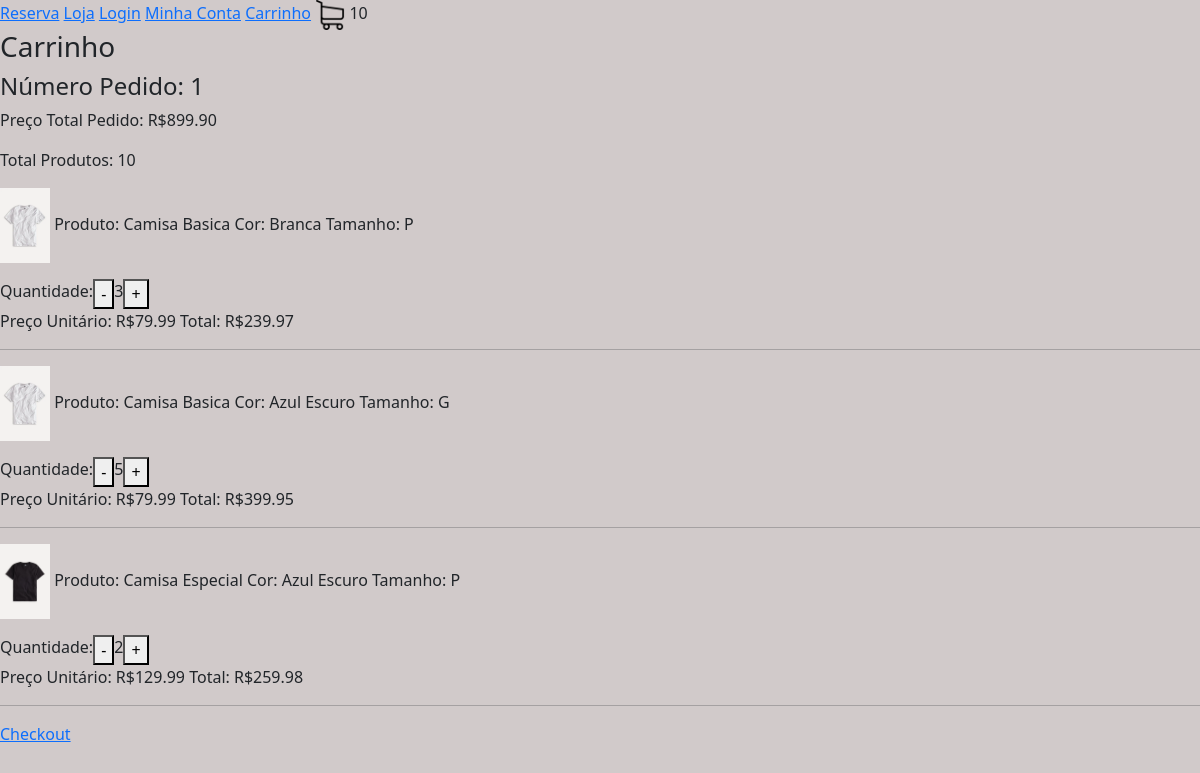
Page /carrinho/ (signed in) on the earlier database version.
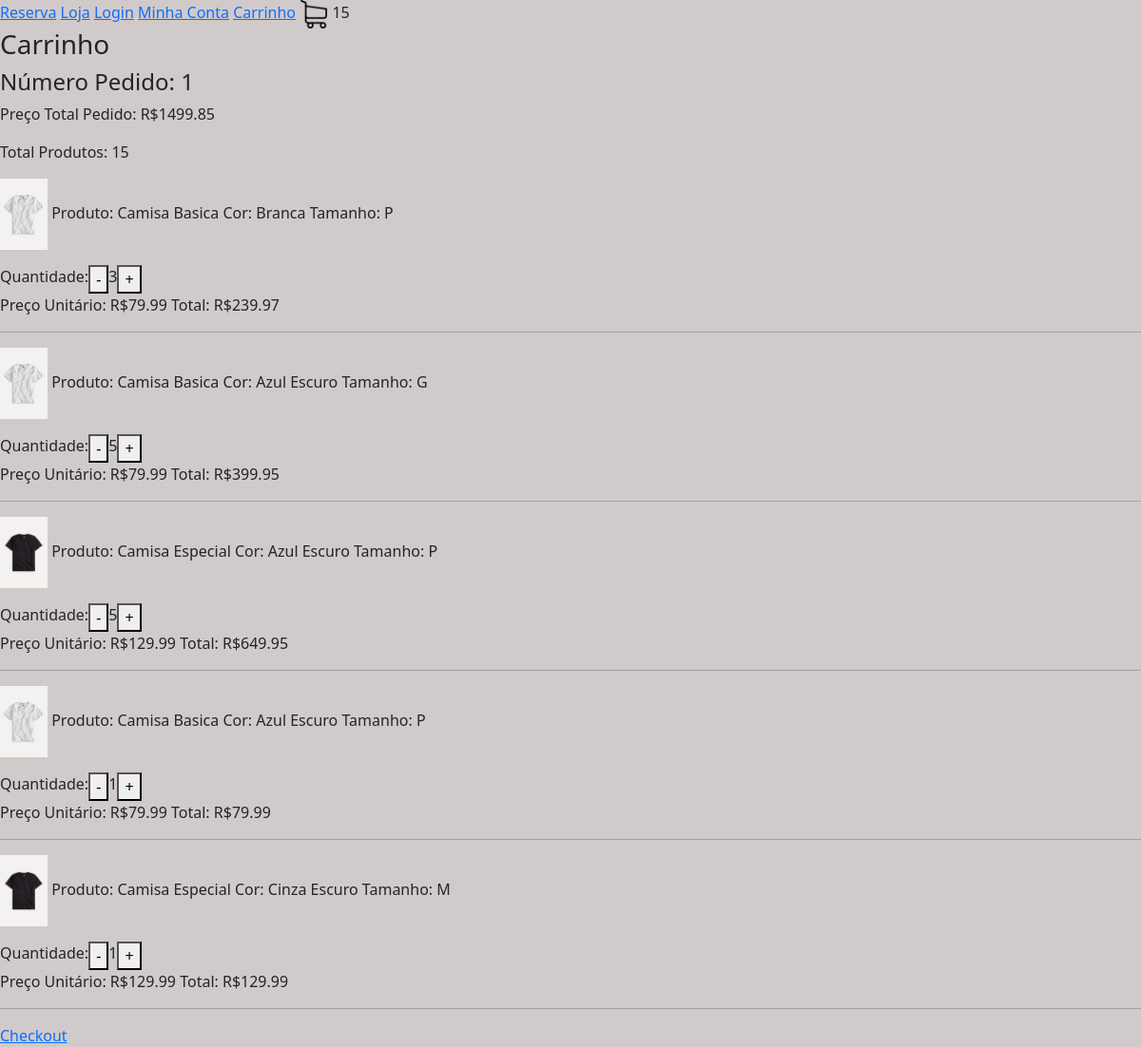
Same page on the later database version.
### loja/models.py (models this page shows, shortened)
class Pedido(models.Model):
     cliente =  models.ForeignKey(Cliente, null=True, blank=True, on_delete=models.SET_NULL)
     finalizado =  models.BooleanField(default=False)
     codigo_transacao =  models.CharField(max_length=200, null=True, blank=True)
     endereco = models.ForeignKey(Endereco, null=True, blank=True, on_delete=models.SET_NULL)
     data_finalizacao = models.DateField(null=True, blank=True)
     @property
     def quantidade_total(self):
         itens_pedido = ItensPedido.objects.filter(pedido__id=self.id)
         quantidade = sum([item.quantidade for item in itens_pedido])
         return quantidade
     @property
     def preco_total(self):
         itens_pedido = ItensPedido.objects.filter(pedido__id=self.id)
         preco = sum([item.preco_total for item in itens_pedido])
         return preco

class ItensPedido(models.Model):
    item_estoque = models.ForeignKey(ItemEstoque, null=True, blank=True, on_delete=models.SET_NULL)
    quantidade = models.IntegerField(default=0)
    pedido = models.ForeignKey(Pedido, null=True, blank=True, on_delete=models.SET_NULL)
    @property #serve para acessar uma funcao da class sem ()
    def preco_total(self):
        return self.quantidade * self.item_estoque.produto.preco

class ItemEstoque(models.Model):
    produto = models.ForeignKey(Produto, null=True, blank=True, on_delete=models.SET_NULL)
    cor =  models.ForeignKey(Cor, null=True, blank=True, on_delete=models.SET_NULL)
    tamanho =  models.CharField(max_length=200, null=True, blank=True)
    quantidade = models.IntegerField(default=0)

class Produto(models.Model):
    imagem = models.ImageField(null=True, blank=True)
    nome = models.CharField(max_length=200, null=True, blank=True)
    preco = models.DecimalField(max_digits=10, decimal_places=2)
    ativo = models.BooleanField(default=True)
    categoria = models.ForeignKey(Categoria, null=True, blank=True, on_delete=models.SET_NULL)
    tipo = models.ForeignKey(Tipo, null=True, blank=True, on_delete=models.SET_NULL)

class Cor(models.Model):
    nome = models.CharField(max_length=200, null=True, blank=True)
    codigo = models.CharField(max_length=200, null=True, blank=True)

### loja/views.py (the view)
# urls.py: path('carrinho/', carrinho, name="carrinho") ,
def carrinho(request):
  if request.user.is_authenticated:
    cliente = request.user.cliente
  pedido, criado = Pedido.objects.get_or_create(cliente=cliente, finalizado=False)
  itens_pedido = ItensPedido.objects.filter(pedido=pedido)
  for item in itens_pedido:
    print(item.preco_total)
  context = {"itens_pedido": itens_pedido, "pedido": pedido}
  return render(request, 'carrinho.html', context)

### loja/novos_context.py (called while the page is built)
def carrinho(request):
  quantidade_produtos_carrinho = 0
  if request.user.is_authenticated:
    cliente = request.user.cliente
  else:
    return {"quantidade_produtos_carrinho": quantidade_produtos_carrinho}
  pedido, criado = Pedido.objects.get_or_create(cliente=cliente, finalizado=False)
  itens_pedido = ItensPedido.objects.filter(pedido=pedido)
  for item in itens_pedido:
    quantidade_produtos_carrinho += item.quantidade
  return {"quantidade_produtos_carrinho": quantidade_produtos_carrinho}

### loja/templates/carrinho.html (shortened to what this page needs)
{% extends 'base.html' %}
{% load static %}
{% block body %}
<h3>Carrinho</h3>
<h4>Número Pedido: {{ pedido.id }}</h4>
<p>Preço Total Pedido: R${{ pedido.preco_total }}</p>
<p>Total Produtos: {{ pedido.quantidade_total }}</p>
{% for item in itens_pedido %}
<p>
  <img src="{{ item.item_estoque.produto.imagem.url }}" alt="imagem" width="50">
  Produto: {{ item.item_estoque.produto.nome }}
  Cor: {{ item.item_estoque.cor.nome }}
  Tamanho: {{ item.item_estoque.tamanho }}
<div style="display: flex">
  Quantidade:
  <form method="post" action="{% url 'remover_carrinho' item.item_estoque.produto.id %}">
    <button type="submit">-</button>
  </form>
  {{ item.quantidade }}
  <form method="post" action="{% url 'adicionar_carrinho' item.item_estoque.produto.id %}">
    <button type="submit">+</button>
  </form>
</div>
Preço Unitário: R${{ item.item_estoque.produto.preco }}
Total: R${{ item.preco_total }}
</p>
<hr>
{% endfor %}
<a href="{% url 'checkout' %}">Checkout</a>
{% endblock %}

### loja/templates/base.html (shortened to what this page needs)
{% load static %}
<!DOCTYPE html>
<html lang="pt-br">
<head>
  <link rel="stylesheet" type="text/css" href="{% static 'css/main.css' %}">
  <link href="https://cdn.jsdelivr.net/npm/bootstrap@5.2.3/dist/css/bootstrap.min.css" rel="stylesheet"
>
  <link rel="stylesheet" href="https://cdnjs.cloudflare.com/ajax/libs/font-awesome/6.6.0/css/all.min.css"
 />
</head>
<body style="background-color: rgb(209, 202, 202);">
  {% include 'navbar.html' %}
  {% block body %}
  {% endblock %}
</body>
</html>

### loja/templates/navbar.html
{% load static %}
<nav>
  <a href="{% url 'homepage' %}">Reserva</a>
  <a href=" {% url 'loja' %}">Loja</a>
  <a href="{% url 'login' %}">Login</a>
  <a href="{% url 'minha_conta' %}">Minha Conta</a>
  <a href="{% url 'carrinho' %}">Carrinho</a>
  <img src="{% static 'images/carrinho.png' %}" alt="carrinho" width="30">
  {{ quantidade_produtos_carrinho }}
</nav>

### static/css/main.css (style rules this page uses)
body { background-color: rgb(168, 163, 160); }

Differences in the rows shown:
changed through a linked row, Pedido id 1: preco_total "899.90" → "1499.85"; quantidade_total "10" → "15"
changed ItensPedido (number 3 of 5 on the later page): quantidade "2" → "5"; preco_total "259.98" → "649.95"
added ItensPedido: item_estoque.produto.imagem (picture), item_estoque.produto.nome "Camisa Basica", item_estoque.cor.nome "Azul Escuro", item_estoque.tamanho "P", quantidade "1", item_estoque.produto.preco "79.99", preco_total "79.99"
added ItensPedido: item_estoque.produto.imagem (picture), item_estoque.produto.nome "Camisa Especial", item_estoque.cor.nome "Cinza Escuro", item_estoque.tamanho "M", quantidade "1", item_estoque.produto.preco "129.99", preco_total "129.99"
Other differences:
{{ quantidade_produtos_carrinho }}: "10" → "15"
